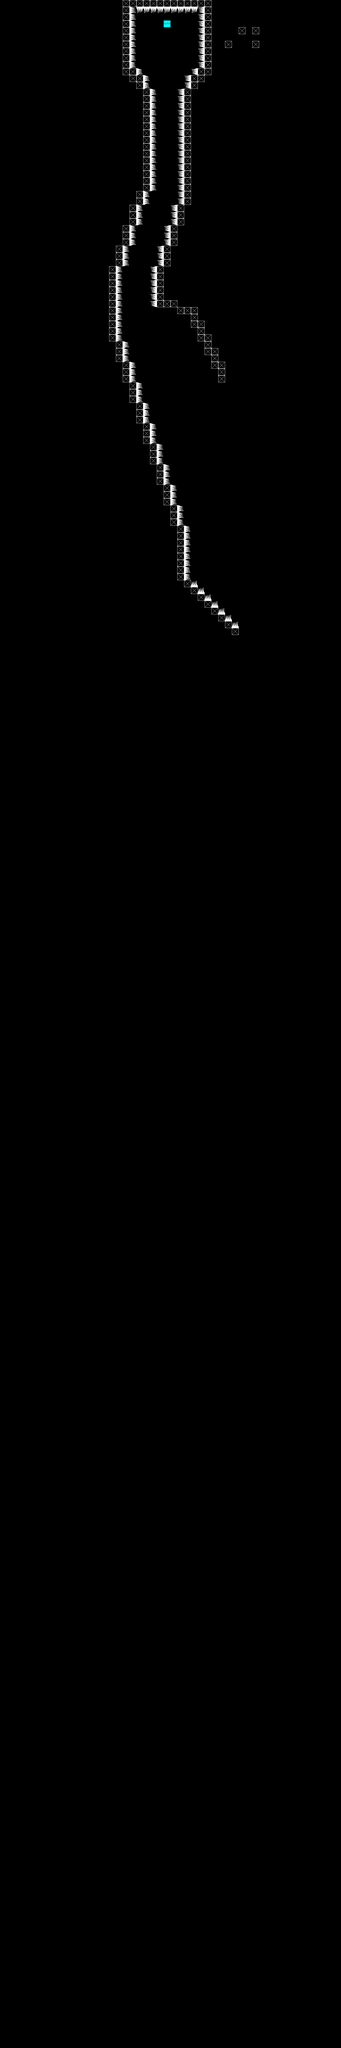

A level layout from a 2D game, rendered from its tile map. Below: a short description, then the map file with tile-grid data replaced by summaries:
An orthogonal 50x300 tile map with 32x32 px tiles, 1 tile layer (Environment).

<map version="1.0" orientation="orthogonal" renderorder="right-down" width="50" height="300" tilewidth="32" tileheight="32" nextobjectid="1">
 <tileset firstgid="1" name="Blocks" tilewidth="32" tileheight="32">
  <image source="../spritesheets/TestLevelBlocks.png" width="256" height="384" />
 </tileset>
 <layer name="Environment" width="50" height="300">
  <data>[15000 cells, 321 non-empty, 6 distinct tile ids]</data>
 </layer>
</map>
